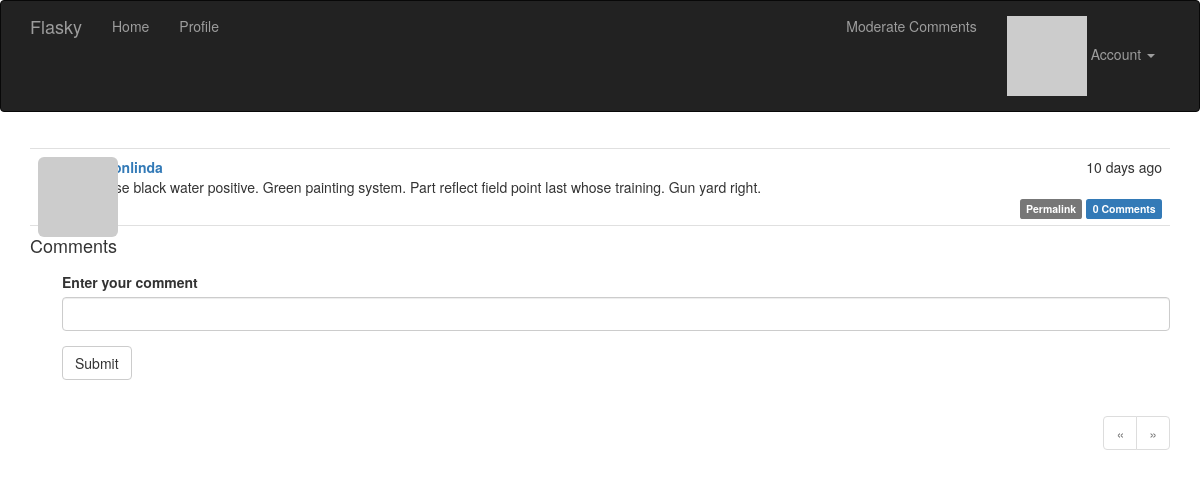
Page /post/13 (signed in) on the committed database.
### app/models.py (models this page shows, shortened)
class Post(db.Model):
    __tablename__ = 'posts'
    id = db.Column(db.Integer, primary_key=True)
    body = db.Column(db.Text)
    body_html = db.Column(db.Text)
    timestamp = db.Column(db.DateTime, index=True, default=datetime.utcnow)
    author_id = db.Column(db.Integer, db.ForeignKey('users.id'))
    comments = db.relationship('Comment', backref='post', lazy='dynamic')

class User(UserMixin, db.Model):
    __tablename__ = 'users'
    id = db.Column(db.Integer, primary_key=True)
    email = db.Column(db.String(64), unique=True, index=True)
    username = db.Column(db.String(64), unique=True, index=True)
    role_id = db.Column(db.Integer, db.ForeignKey('roles.id'))
    password_hash = db.Column(db.String(128))
    confirmed = db.Column(db.Boolean, default=False)
    name = db.Column(db.String(64))
    location = db.Column(db.String(64))
    about_me = db.Column(db.Text())
    member_since = db.Column(db.DateTime(), default=datetime.utcnow)
    last_seen = db.Column(db.DateTime(), default=datetime.utcnow)
    avatar_hash = db.Column(db.String(32))
    posts = db.relationship('Post', backref='author', lazy='dynamic')
    followed = db.relationship('Follow', foreign_keys=[Follow.follower_id],
                               backref=db.backref('follower', lazy='joined'),
                               lazy='dynamic',
                               cascade='all, delete-orphan')
    followers = db.relationship('Follow', foreign_keys=[Follow.followed_id],
                                backref=db.backref('followed', lazy='joined'),
                                lazy='dynamic',
                                cascade='all, delete-orphan')
    comments = db.relationship('Comment', backref='author', lazy='dynamic')
    @property
    def password(self):
        raise AttributeError('password is not a readable attribute')
    def can(self, perm):
        return self.role is not None and self.role.has_permission(perm)
    def is_administrator(self):
        return self.can(Permission.ADMIN)
    def ping(self):
        self.last_seen = datetime.utcnow()
        db.session.add(self)
    def gravatar_hash(self):
        return hashlib.md5(self.email.lower().encode('utf-8')).hexdigest()
    def gravatar(self, size=100, default='identicon', rating='g'):
        url = 'https://secure.gravatar.com/avatar'
        hash = self.avatar_hash or self.gravatar_hash()
        return '{url}/{hash}?s={size}&d={default}&r={rating}'.format(
            url=url, hash=hash, size=size, default=default, rating=rating)

### app/main/views.py (the view)
@main.route('/post/<int:id>', methods=['GET', 'POST'])
def post(id):
    post = Post.query.get_or_404(id)
    form = CommentForm()
    if form.validate_on_submit():
        comment = Comment(body=form.body.data, post=post, author=current_user._get_current_object())
        db.session.add(comment)
        db.session.commit()
        flash('Your comment has been published.')
        return redirect(url_for('.post', id=post.id, page=-1))
    page = request.args.get('page', 1, type=int)
    if page == -1:
        page = (post.comments.count() - 1) // \
            current_app.config['FLASKY_COMMENTS_PER_PAGE'] + 1
    pagination = post.comments.order_by(Comment.timestamp.asc()).paginate(page=page,
                                                                         per_page=current_app.config['FLASKY_COMMENTS_PER_PAGE'],
                                                                          error_out=False)
    comments = pagination.items
    return render_template('post.html', posts=[post], form=form, comments=comments, pagination=pagination)

### app/main/forms.py
class CommentForm(FlaskForm):
    body = StringField('Enter your comment', validators=[DataRequired()])
    submit = SubmitField('Submit')

### app/auth/views.py (called while the page is built)
@auth.before_app_request
def before_request():
    if current_user.is_authenticated:
        current_user.ping()
        if not current_user.confirmed \
                and request.endpoint \
                and request.blueprint != 'auth' \
                and request.endpoint != 'static':
            return redirect(url_for('auth.unconfirmed'))

### app/main/__init__.py (called while the page is built)
@main.app_context_processor
def inject_permissions():
    return dict(Permission=Permission)

### app/models.py (called while the page is built)
@login_manager.user_loader
def load_user(user_id):
    return User.query.get(int(user_id))

    def has_permission(self, perm):
        return self.permissions & perm == perm

### app/templates/post.html (shortened to what this page needs)
{% extends 'base.html' %}
{% import 'bootstrap/wtf.html' as wtf %}
{% import '_macros.html' as macros %}
{% block page_content %}
{% include '_posts.html' %}
<h4 id="comments">Comments</h4>
{% if current_user.can(Permission.COMMENT) %}
<div class="comment-form">
    {{ wtf.quick_form(form) }}
</div>
{% endif %}
{% if pagination %}
<div class="pagination">
    {{ macros.pagination_widget(pagination, '.post', fragment='#comments', id=posts[0].id) }}
</div>
{% endif %}
{% endblock %}

### app/templates/_posts.html
<ul class="posts">
    {% for post in posts %}
    <li class="post">
        <div class="post-thumbnail">
            <a href="{{ url_for('.user', username=post.author.username) }}">
                <img class="img-rounded profile-thumbnail" src="{{ post.author.gravatar(size=40) }}">
            </a>
        </div>
        <div class="post-content">
            <div class="post-date">{{ moment(post.timestamp).fromNow() }}</div>
            <div class="post-author"><a href="{{ url_for('.user', username=post.author.username) }}">{{ post.author.username }}</a></div>
            <div class="post-body">
                {% if post.body_html %}
                    {{ post.body_html | safe }}
                {% else %}
                    {{ post.body }}
                {% endif %}
            </div>
            <div class="post-footer">
                {% if current_user == post.author %}
                <a href="{{ url_for('.edit', id=post.id) }}">
                    <span class="label label-primary">Edit</span>
                </a>
                {% elif current_user.is_administrator() %}
                <a href="{{ url_for('.edit', id=post.id) }}">
                    <span class="label danger">Edit [Admin]</span>
                </a>
                {% endif %}
                <a href="{{ url_for('.post', id=post.id) }}">
                    <span class="label label-default">Permalink</span>
                </a>
                <a href="{{ url_for('.post', id=post.id)}}#comments">
                    <span class="label label-primary">{{ post.comments.count() }} Comments</span>
                </a>
            </div>
        </div>
    </li>
    {% endfor %}
</ul>

### app/static/styles.css (style rules this page uses)
.profile-thumbnail { position: absolute; }
ul.posts { list-style-type: none; padding: 0px; margin: 16px 0px 0px 0px; border-top: 1px solid #e0e0e0; }
ul.posts li.post { padding: 8px; border-bottom: 1px solid #e0e0e0; }
div.post-date { float: right; }
div.post-author { font-weight: bold; }
div.post-thumbnail { position: absolute; }
div.post-content { margin-left: 48px; min-height: 48px; }
div.post-footer { text-align: right; }
div.comment-form { margin: 16px 0px 16px 32px; }
div.pagination { width: 100%; text-align: right; padding: 0px; margin: 0px; }

### rows in the picture
Post: timestamp "10 days ago", author.username "waltonlinda", body "Whose black water positive. Green painting system. Part reflect field point last whose training. Gun yard right.", comments.count "0"
